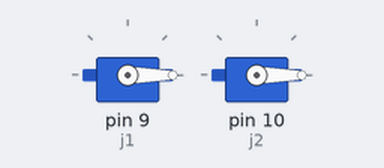
Bench run of a sketch on a simulated Arduino Uno, built with avr-gcc and run on an emulated ATmega328P. Shown: 2 × servo.

Above: at 0.05 s.
At 2.15 s:
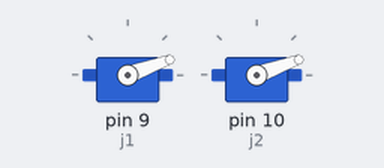
Timing chart, 0 to 7.2 s (numbered marks = the images above):
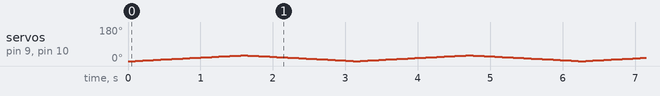

The sketch:

badplot.ino
```cpp
/**
 * @file
 *
 * Serial driver for a two DOF plot arm. Should run on any Arduino; tested with Teensy 2.0.
 */

#include <Servo.h>

Servo j1; // Shoulder joint
Servo j2; // Elbow joint

// variables to store the servo position
int pos = 0;
int _phi1 = 0;
int _phi2 = 0;

// Speed limiter: will not accept a change in position greater than this
int max_dphi = 2;

void setup() {
  j1.attach(9);  // attaches the servo on pin 9 to the servo object
  j2.attach(10);  // attaches the servo on pin 10 to the servo object
}

/**
 * Attempts to perform a joint-space move.
 *
 * @return True on success.
 */
bool goto_angles(int phi1, int phi2) {
  if(abs(_phi1 - phi1) > max_dphi || abs(_phi2 - phi2) > max_dphi) {
    return false;
  }
  j1.write(_phi1);
  j2.write(_phi2);
  return true;
}

void loop() {
  for (pos = 0; pos <= 30; pos += 1) {
    if(goto_angles(pos, pos)) {
      _phi1 = pos;
      _phi2 = pos;
    }
    delay(50);
  }
  for (pos = 30; pos >= 0; pos -= 1) {
    if(goto_angles(pos, pos)) {
      _phi1 = pos;
      _phi2 = pos;
    }
    delay(50);
  }
}
```
